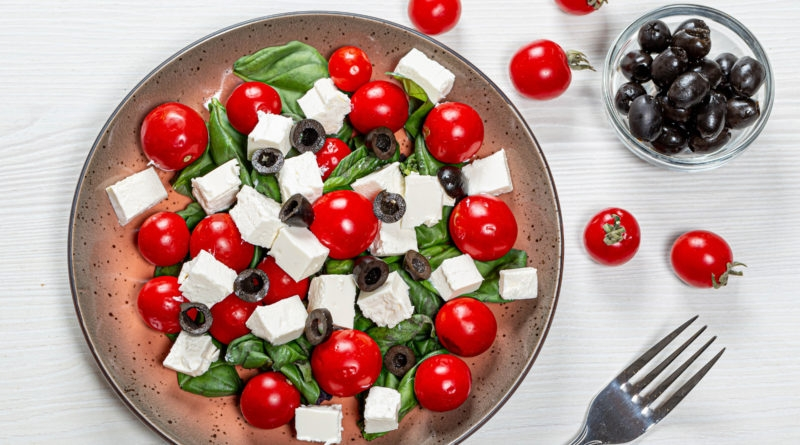
#> input picture tomatoes.jpg, 800 x 445 px
$ python main.py
#> lines starting #> are read from the running program, lines starting #| are printed output that depends on the picture
import cv2 as cv
import matplotlib.pyplot as plt
import numpy as np
from matplotlib import colors
from matplotlib.colors import hsv_to_rgb


img = cv.imread("./tomatoes.jpg")
#> img is the input picture: shape (445, 800, 3); mean B, G, R 141.1, 148.8, 180
imgRGB = cv.cvtColor(img, cv.COLOR_BGR2RGB)
plt.imshow(imgRGB)
plt.show()

r, g, b = cv.split(imgRGB)
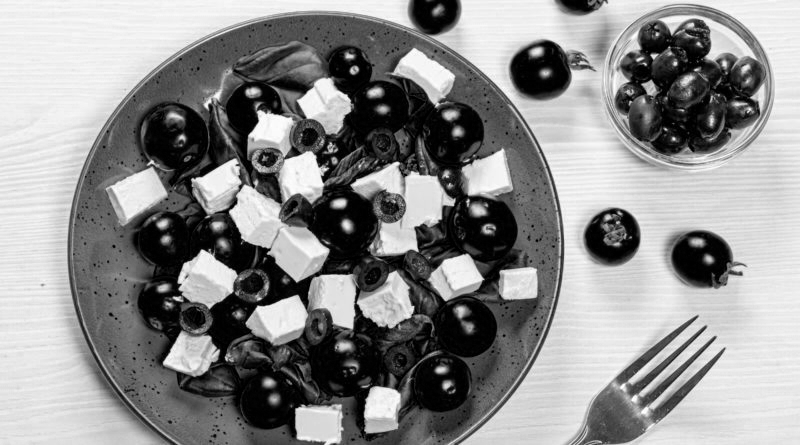
#> b: shape (445, 800); min 0, max 255, mean 141.1
figure = plt.figure()
axis = figure.add_subplot(1,1,1, projection = "3d")
pixel_colors = imgRGB.reshape((np.shape(imgRGB)[0]*np.shape(imgRGB)[1], 3))
norm = colors.Normalize(vmin=-1.,vmax=1.)
norm.autoscale(pixel_colors)
pixel_colors = norm(pixel_colors).tolist()
#> pixel_colors = 356000 items
axis.scatter(r.flatten(), g.flatten(), b.flatten(), facecolors=pixel_colors, marker=".")
axis.set_xlabel("Red")
axis.set_ylabel("Green")
axis.set_zlabel("Blue")
plt.show()

red = imgRGB.copy()
# set blue and green channels to 0
red[:, :, 1] = 0
red[:, :, 2] = 0
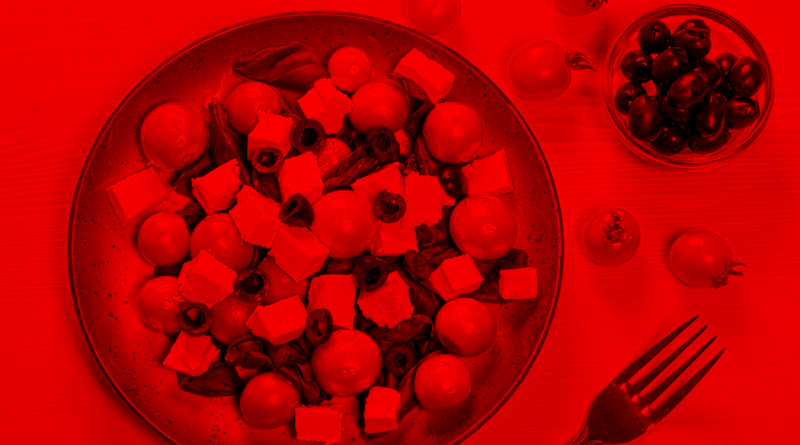
#> red: shape (445, 800, 3); mean R, G, B 180, 0, 0
# RGB - Red
plt.imshow(red)
plt.show()

imgHSV = cv.cvtColor(imgRGB, cv.COLOR_RGB2HSV)
#> imgHSV: shape (445, 800, 3); mean H, S, V 51.9, 72.7, 183.1

h, s, v = cv.split(imgHSV)
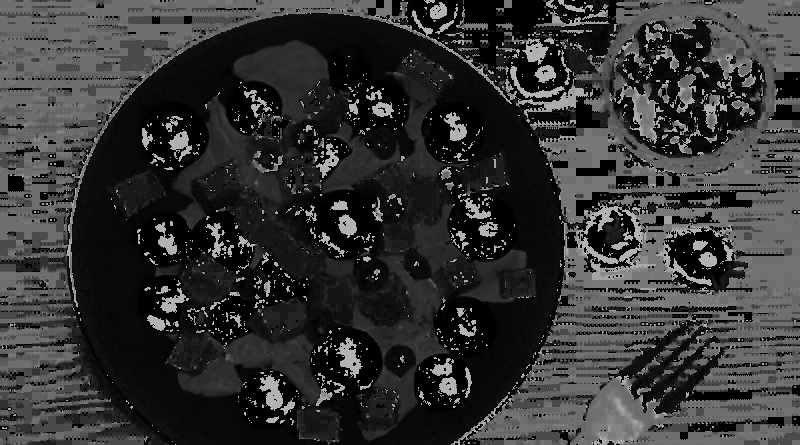
#> h: shape (445, 800); min 0, max 179, mean 51.9
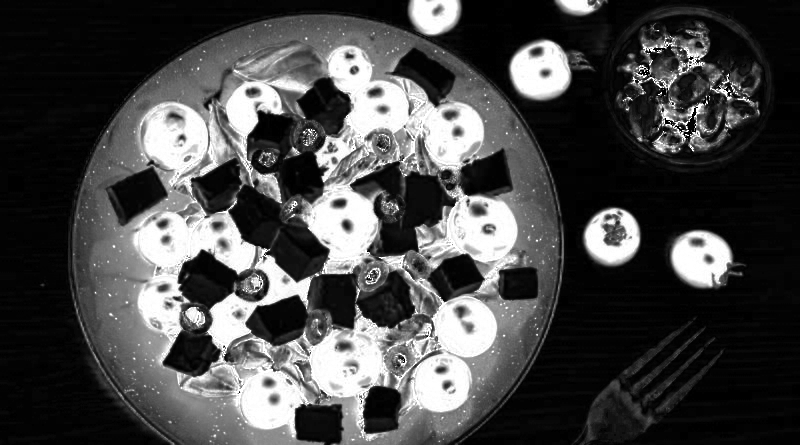
#> s: shape (445, 800); min 0, max 255, mean 72.7
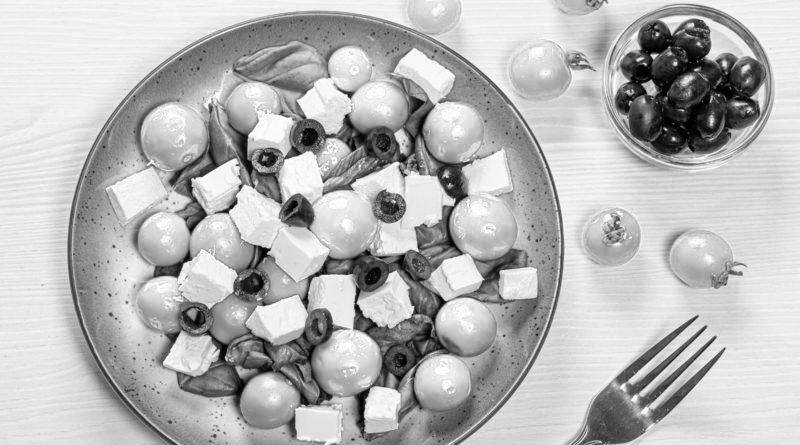
#> v: shape (445, 800); min 0, max 255, mean 183.1
fig = plt.figure()
axis = fig.add_subplot(1, 1, 1, projection="3d")

axis.scatter(h.flatten(), s.flatten(), v.flatten(), facecolors=pixel_colors, marker=".")
axis.set_xlabel("Hue")
axis.set_ylabel("Saturation")
axis.set_zlabel("Value")
plt.show()
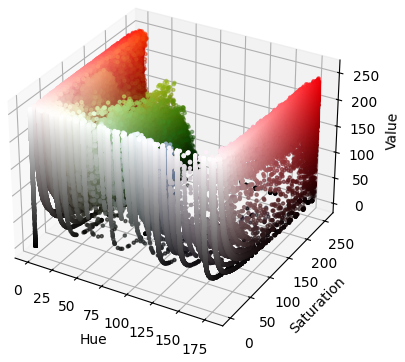
#> figure drawn by matplotlib, 1 panel

#                      H   S   V
lower_blue = np.array([255,255,255])
upper_blue = np.array([120,255,255])
lo_square = np.full((10, 10, 3), lower_blue, dtype=np.uint8) / 255.0
do_square = np.full((10, 10, 3), upper_blue, dtype=np.uint8) / 255.0

plt.subplot(1, 2, 1)
plt.imshow(hsv_to_rgb(lo_square))
plt.subplot(1, 2, 2)
plt.imshow(hsv_to_rgb(do_square))
plt.show()
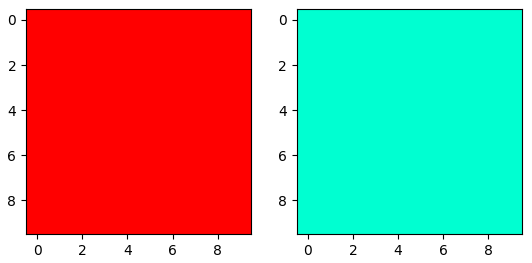
#> figure drawn by matplotlib, 2 panels

mask = cv.inRange(imgHSV, lower_blue, upper_blue)
#> mask: shape (445, 800); every value is 0
#> (the run stopped early here; a loop or call above may not have finished)
